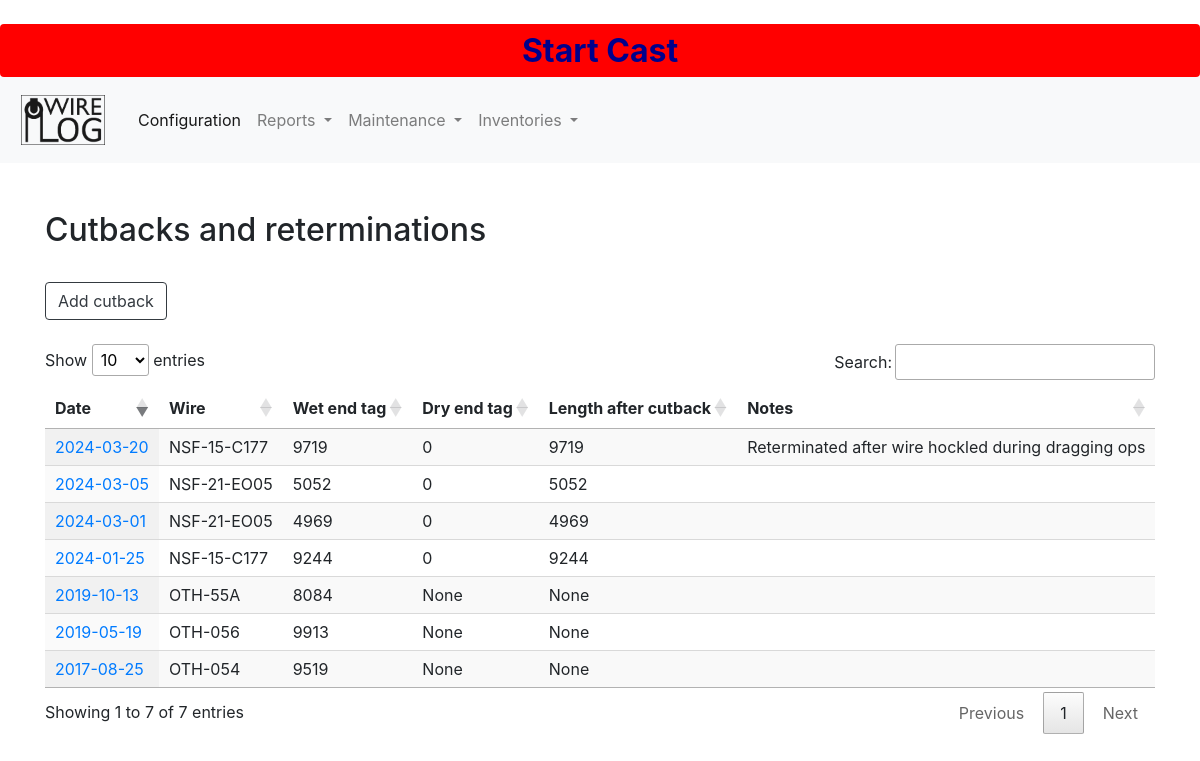
The app's page /wwdb/maintenance/cutbackreterminationlist/ with its own data.
### wwdb/models.py (models this page shows, shortened)
class CutbackRetermination(models.Model):
    id = models.AutoField(db_column='Id', primary_key=True, blank=True, null=False)
    wetendtag = models.IntegerField(db_column='WetEndTag', blank=True, null=True, verbose_name='Wet end tag value (m)')
    dryendtag = models.IntegerField(db_column='DryEndTag', blank=True, null=True, verbose_name='Dry end tag value (m)')
    wire = models.ForeignKey('Wire', models.DO_NOTHING, db_column='WireId', blank=True, null=True, related_name='wire_cutback_retermination', verbose_name='Wire')
    terminationtype = models.ForeignKey('TerminationType', models.DO_NOTHING, db_column='TerminationType', blank=True, null=True, related_name='wire_termination_type', verbose_name='Termination Type')
    notes = models.TextField(db_column='Notes', blank=True, null=True, verbose_name='Notes', validators=[validate_commas])
    date = models.DateField(db_column='Date', blank=True, null=True, verbose_name='Date', validators=[MaxValueValidator(limit_value=date.today)])
    lengthaftercutback = models.IntegerField(db_column='LengthAfterCutback', blank=True, null=True, verbose_name='Length after cutback')
    class Meta:
        managed = True
        db_table = 'CutbackRetermination'
        verbose_name_plural = "CutbackRetermination"
    @property
    def format_date(self):
        date=self.date
        formatdate=date.strftime("%Y-%m-%d")
        return formatdate

class Wire(models.Model):
    id = models.AutoField(db_column='Id', primary_key=True, blank=True, null=False)
    wirerope = models.ForeignKey(WireRopeData, models.DO_NOTHING, db_column='WireRopeId', blank=True, null=True, verbose_name='Wire type')
    manufacturerid = models.TextField(db_column='ManufacturerId', blank=True, null=True, verbose_name='Manufacturer id', validators=[validate_commas])
    nsfid = models.TextField(db_column='NsfId', blank=True, null=True, verbose_name='NSF id', validators=[validate_commas])
    dateacquired = models.DateField(db_column='DateAcquired', blank=True, null=True, verbose_name='Date acquired', validators=[MaxValueValidator(limit_value=date.today)])
    notes = models.TextField(db_column='Notes', blank=True, null=True, verbose_name='notes', validators=[validate_commas])
    status = models.BooleanField(db_column='Status', blank=True, null=True, verbose_name='Active status')
    ownershipstatus = models.ForeignKey(OwnershipStatus, models.DO_NOTHING, db_column='OwnershipStatusId', blank=True, null=True, verbose_name='Ownership status')
    factorofsafety = models.ForeignKey(FactorOfSafety, models.DO_NOTHING, db_column='FactorofSafety', blank=True, null=True, related_name='wirefactorofsafety', verbose_name='Factor of safety')
    dryendtag = models.IntegerField(db_column='DryEndTag', blank=True, null=True, verbose_name='Dry end tag value (m)')
    class Meta:
        managed = True
        db_table = 'Wire'
        verbose_name_plural = "Wire"
    def __str__(self):
        return str(self.nsfid)

### wwdb/views.py (the view)
# urls.py: path('maintenance/cutbackreterminationlist/', views.cutbackreterminationlist, name='cutbackreterminationlist'),
def cutbackreterminationlist(request):
    cutbacks_reterminations = CutbackRetermination.objects.order_by('-date')
    context = {
        'cutbacks_reterminations': cutbacks_reterminations,
        }
    return render(request, 'wwdb/maintenance/cutbackreterminationlist.html', context=context)

### context_processors.py (called while the page is built)
def cast_context(request):
    return {'last': Cast.objects.last()}

### wwdb/templates/wwdb/maintenance/cutbackreterminationlist.html (shortened to what this page needs)
<!DOCTYPE html>
{% extends "wwdb/base.html" %}
{% block content %}
<h2>Cutbacks and reterminations</h2>
<button id="cutbackreterminationadd" class="btn btn-outline-wwdb">Add cutback</button>
<table id="table" class="display nowrap" style="width:100%">
    <thead>
        <tr>
            <th>Date</th>
            <th>Wire</th>
            <th>Wet end tag</th>
            <th>Dry end tag</th>
            <th>Length after cutback</th>
            <th>Notes</th>
        </tr>
    </thead>
    {% for cutbackretermination in cutbacks_reterminations %}
    <tr>
        <td><a href="{% url 'cutbackreterminationedit' cutbackretermination.pk %}">{{cutbackretermination.format_date}}</a></td>
        <td>{{cutbackretermination.wire}}</td>
        <td>{{cutbackretermination.wetendtag}}</td>
        <td>{{cutbackretermination.dryendtag}}</td>
        <td>{{cutbackretermination.lengthaftercutback}}</td>
        <td>{{cutbackretermination.notes}}</td>
    </tr>
    {% endfor %}
</table>
{% endblock %}

### static/css/wwdb.css (style rules this page uses)
.btn-outline-wwdb { color: #343a40; border-color: #343a40; }

### records on screen
CutbackRetermination: format_date "2024-03-20", wire "NSF-15-C177", wetendtag "9719", dryendtag "0", lengthaftercutback "9719", notes "Reterminated after wire hockled during dragging ops"
CutbackRetermination: format_date "2024-03-05", wire "NSF-21-EO05", wetendtag "5052", dryendtag "0", lengthaftercutback "5052"
CutbackRetermination: format_date "2024-03-01", wire "NSF-21-EO05", wetendtag "4969", dryendtag "0", lengthaftercutback "4969"
CutbackRetermination: format_date "2024-01-25", wire "NSF-15-C177", wetendtag "9244", dryendtag "0", lengthaftercutback "9244"
CutbackRetermination: format_date "2019-10-13", wire "OTH-55A", wetendtag "8084", dryendtag "None", lengthaftercutback "None"
CutbackRetermination: format_date "2019-05-19", wire "OTH-056", wetendtag "9913", dryendtag "None", lengthaftercutback "None"
CutbackRetermination: format_date "2017-08-25", wire "OTH-054", wetendtag "9519", dryendtag "None", lengthaftercutback "None"
